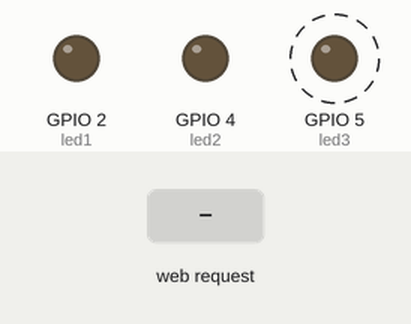
Recording of a sketch running on a simulated ESP32. On the bench: output pins drawn as LEDs (lit = HIGH). Dashed ring = blinking. The inputs (shaded band) are chosen by the test bench. WiFi joins after 1.5 s; servers stay silent unless stated; what the sketch prints to the serial monitor is not drawn.

Above: at 2.7 s.
2.8 s: HTTP request GET /blink?interval1=1 received
At 4.3 s:
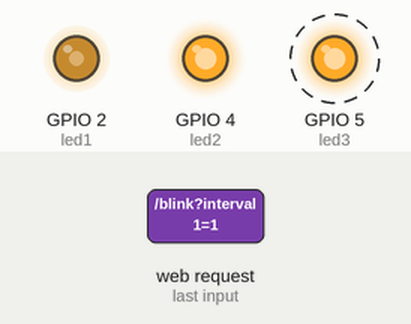
5.8 s: HTTP request GET /blink?interval1=120 received
At 5.97 s:
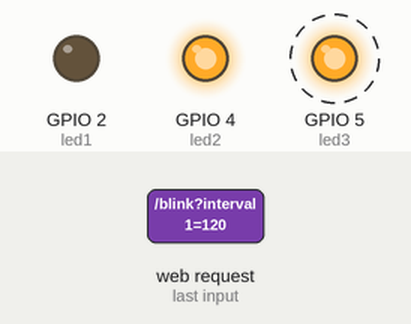
8.8 s: HTTP request GET /blink?interval1=0 received
At 11.2 s:
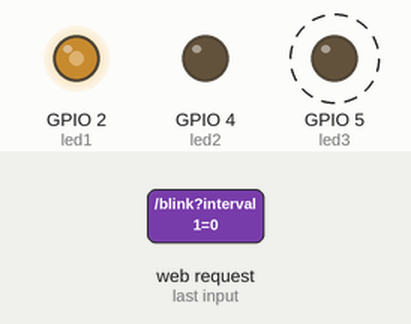
11.8 s: HTTP request GET /blink?interval2=1 received
At 13.78 s:
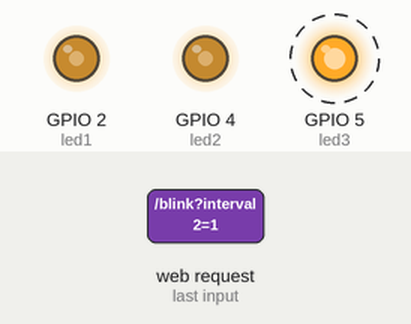
14.8 s: HTTP request GET /blink?interval2=120 received
17.8 s: HTTP request GET /blink?interval2=0 received
Timing chart, 0 to 21.8 s (numbered marks = the images above; inputs shaded):
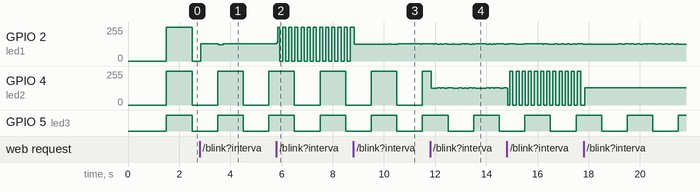

The sketch:

object_sensing_car_21_copy_20240614181234.ino
```cpp
#include <WiFi.h>
#include <WebServer.h>

// Replace with your network credentials
const char* ssid = "Shubham";
const char* password = "matapitaji";

// Set web server port number to 80
WebServer server(80);

// Assign output variables to GPIO pins
const int led1 = 2;
const int led2 = 4;
const int led3 = 5;

// Blink intervals for each LED
unsigned long interval1 = 1000;
unsigned long interval2 = 1000;
unsigned long interval3 = 1000;

// Previous millis for each LED
unsigned long previousMillis1 = 0;
unsigned long previousMillis2 = 0;
unsigned long previousMillis3 = 0;

// Current state of each LED
bool ledState1 = LOW;
bool ledState2 = LOW;
bool ledState3 = LOW;

void setup() {
  Serial.begin(115200);
  // Initialize the output variables as outputs
  pinMode(led1, OUTPUT);
  pinMode(led2, OUTPUT);
  pinMode(led3, OUTPUT);

  // Set initial LED states to LOW
  digitalWrite(led1, LOW);
  digitalWrite(led2, LOW);
  digitalWrite(led3, LOW);

  // Connect to Wi-Fi network
  Serial.print("Connecting to ");
  Serial.println(ssid);
  WiFi.begin(ssid, password);
  while (WiFi.status() != WL_CONNECTED) {
    delay(500);
    Serial.print(".");
  }
  Serial.println("");
  Serial.println("WiFi connected.");
  Serial.println("IP address: ");
  Serial.println(WiFi.localIP());

  // Define routes
  server.on("/", handleRoot);
  server.on("/blink", handleBlink);
  server.onNotFound(handleNotFound);

  // Start the server
  server.begin();
}

void loop() {
  // Handle client requests
  server.handleClient();

  // Handle LED blinking
  unsigned long currentMillis = millis();

  if (currentMillis - previousMillis1 >= interval1) {
    previousMillis1 = currentMillis;
    ledState1 = !ledState1;
    digitalWrite(led1, ledState1);
  }

  if (currentMillis - previousMillis2 >= interval2) {
    previousMillis2 = currentMillis;
    ledState2 = !ledState2;
    digitalWrite(led2, ledState2);
  }

  if (currentMillis - previousMillis3 >= interval3) {
    previousMillis3 = currentMillis;
    ledState3 = !ledState3;
    digitalWrite(led3, ledState3);
  }
}

// Handle root URL (/)
void handleRoot() {
  String html = "<!DOCTYPE html><html>";
  html += "<head><meta name=\"viewport\" content=\"width=device-width, initial-scale=1\">";
  html += "<link rel=\"icon\" href=\"data:,\">";
  html += "<style>body { text-align: center; font-family: Arial, Helvetica, sans-serif; }";
  html += "button { width: 100px; height: 100px; font-size: 30px; margin: 5px; }";
  html += ".blink { background-color: #FFC107; color: white; }";
  html += "input { font-size: 20px; }</style></head>";
  html += "<body><h1>ESP32 Web Server</h1>";
  html += "<form action=\"/blink\" method=\"get\">";
  html += "<label for=\"interval1\">Blink Interval for LED 1 (ms):</label>";
  html += "<input type=\"number\" id=\"interval1\" name=\"interval1\" min=\"100\" max=\"10000\" step=\"100\">";
  html += "<br><br>";
  html += "<label for=\"interval2\">Blink Interval for LED 2 (ms):</label>";
  html += "<input type=\"number\" id=\"interval2\" name=\"interval2\" min=\"100\" max=\"10000\" step=\"100\">";
  html += "<br><br>";
  html += "<label for=\"interval3\">Blink Interval for LED 3 (ms):</label>";
  html += "<input type=\"number\" id=\"interval3\" name=\"interval3\" min=\"100\" max=\"10000\" step=\"100\">";
  html += "<br><br>";
  html += "<input type=\"submit\" value=\"Set Blink Intervals\">";
  html += "</form></body></html>";

  server.send(200, "text/html", html);
}

// Handle /blink URL
void handleBlink() {
  if (server.hasArg("interval1")) {
    interval1 = server.arg("interval1").toInt();
  }
  if (server.hasArg("interval2")) {
    interval2 = server.arg("interval2").toInt();
  }
  if (server.hasArg("interval3")) {
    interval3 = server.arg("interval3").toInt();
  }

  String html = "<!DOCTYPE html><html>";
  html += "<head><meta name=\"viewport\" content=\"width=device-width, initial-scale=1\">";
  html += "<link rel=\"icon\" href=\"data:,\">";
  html += "<style>body { text-align: center; font-family: Arial, Helvetica, sans-serif; }</style></head>";
  html += "<body><h1>ESP32 Web Server</h1>";
  html += "<p>Blink intervals set to:</p>";
  html += "<p>LED 1: " + String(interval1) + " ms</p>";
  html += "<p>LED 2: " + String(interval2) + " ms</p>";
  html += "<p>LED 3: " + String(interval3) + " ms</p>";
  html += "<a href=\"/\">Go Back</a></body></html>";

  server.send(200, "text/html", html);
}

// Handle Not Found
void handleNotFound() {
  server.send(404, "text/plain", "404: Not found");
}
```

Measured:
- by itself, GPIO 5 (led3): alternates HIGH for 1.0 s and LOW for 1.0 s
